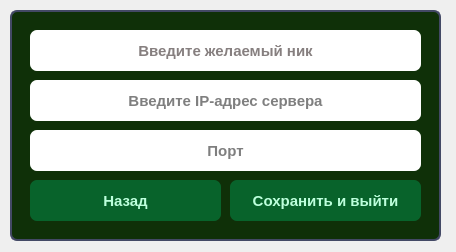
<?xml version="1.0" encoding="UTF-8"?>
<ui version="4.0">
 <class>Form</class>
 <widget class="QWidget" name="Form">
  <property name="geometry">
   <rect>
    <x>0</x>
    <y>0</y>
    <width>456</width>
    <height>252</height>
   </rect>
  </property>
  <property name="windowTitle">
   <string>Form</string>
  </property>
  <property name="styleSheet">
   <string notr="true"/>
  </property>
  <widget class="QFrame" name="frame">
   <property name="geometry">
    <rect>
     <x>10</x>
     <y>10</y>
     <width>431</width>
     <height>231</height>
    </rect>
   </property>
   <property name="styleSheet">
    <string notr="true">QFrame{
	border: 2px solid #434965;
	border-radius: 7px;
	background-color: #0f3008;
}</string>
   </property>
   <property name="frameShape">
    <enum>QFrame::StyledPanel</enum>
   </property>
   <property name="frameShadow">
    <enum>QFrame::Raised</enum>
   </property>
   <widget class="QLineEdit" name="lineEdit_2">
    <property name="geometry">
     <rect>
      <x>20</x>
      <y>70</y>
      <width>391</width>
      <height>41</height>
     </rect>
    </property>
    <property name="font">
     <font>
      <pointsize>11</pointsize>
      <weight>75</weight>
      <bold>true</bold>
     </font>
    </property>
    <property name="focusPolicy">
     <enum>Qt::ClickFocus</enum>
    </property>
    <property name="styleSheet">
     <string notr="true">QLineEdit{
	border-radius: 7px;
}</string>
    </property>
    <property name="text">
     <string/>
    </property>
    <property name="alignment">
     <set>Qt::AlignCenter</set>
    </property>
    <property name="placeholderText">
     <string>Введите IP-адрес сервера</string>
    </property>
    <property name="clearButtonEnabled">
     <bool>false</bool>
    </property>
   </widget>
   <widget class="QLineEdit" name="lineEdit_3">
    <property name="geometry">
     <rect>
      <x>20</x>
      <y>120</y>
      <width>391</width>
      <height>41</height>
     </rect>
    </property>
    <property name="font">
     <font>
      <pointsize>11</pointsize>
      <weight>75</weight>
      <bold>true</bold>
     </font>
    </property>
    <property name="focusPolicy">
     <enum>Qt::ClickFocus</enum>
    </property>
    <property name="styleSheet">
     <string notr="true">QLineEdit{
	border-radius: 7px;
}</string>
    </property>
    <property name="text">
     <string/>
    </property>
    <property name="alignment">
     <set>Qt::AlignCenter</set>
    </property>
    <property name="placeholderText">
     <string>Порт</string>
    </property>
    <property name="clearButtonEnabled">
     <bool>false</bool>
    </property>
   </widget>
   <widget class="QPushButton" name="pushButton_6">
    <property name="geometry">
     <rect>
      <x>220</x>
      <y>170</y>
      <width>191</width>
      <height>41</height>
     </rect>
    </property>
    <property name="font">
     <font>
      <pointsize>11</pointsize>
      <weight>75</weight>
      <bold>true</bold>
     </font>
    </property>
    <property name="cursor">
     <cursorShape>PointingHandCursor</cursorShape>
    </property>
    <property name="styleSheet">
     <string notr="true">QPushButton{
	color:#bdffdc;
	border-radius: 7px;
	background-color: #08632b;
}

QPushButton:hover{
	background-color: #074d22;
}

QPushButton:pressed{
	background-color: #06401c;
}</string>
    </property>
    <property name="text">
     <string>Сохранить и выйти</string>
    </property>
    <property name="icon">
     <iconset>
      <normaloff>icons/settings/save.png</normaloff>icons/settings/save.png</iconset>
    </property>
   </widget>
   <widget class="QPushButton" name="pushButton_7">
    <property name="geometry">
     <rect>
      <x>20</x>
      <y>170</y>
      <width>191</width>
      <height>41</height>
     </rect>
    </property>
    <property name="font">
     <font>
      <pointsize>11</pointsize>
      <weight>75</weight>
      <bold>true</bold>
     </font>
    </property>
    <property name="cursor">
     <cursorShape>PointingHandCursor</cursorShape>
    </property>
    <property name="styleSheet">
     <string notr="true">QPushButton{
	color:#bdffdc;
	border-radius: 7px;
	background-color: #08632b;
}

QPushButton:hover{
	background-color: #074d22;;
}

QPushButton:pressed{
	background-color: #06401c;
}</string>
    </property>
    <property name="text">
     <string>Назад</string>
    </property>
    <property name="icon">
     <iconset>
      <normaloff>icons/settings/back.png</normaloff>icons/settings/back.png</iconset>
    </property>
   </widget>
   <widget class="QLineEdit" name="lineEdit_4">
    <property name="geometry">
     <rect>
      <x>20</x>
      <y>20</y>
      <width>391</width>
      <height>41</height>
     </rect>
    </property>
    <property name="font">
     <font>
      <pointsize>11</pointsize>
      <weight>75</weight>
      <bold>true</bold>
     </font>
    </property>
    <property name="focusPolicy">
     <enum>Qt::ClickFocus</enum>
    </property>
    <property name="styleSheet">
     <string notr="true">QLineEdit{
    color:rgb(13, 0, 0);
	border-radius: 7px;
}</string>
    </property>
    <property name="text">
     <string/>
    </property>
    <property name="alignment">
     <set>Qt::AlignCenter</set>
    </property>
    <property name="placeholderText">
     <string>Введите желаемый ник</string>
    </property>
    <property name="clearButtonEnabled">
     <bool>false</bool>
    </property>
   </widget>
  </widget>
 </widget>
 <resources/>
 <connections/>
</ui>
